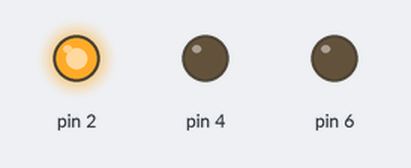
A sketch run on a simulated Arduino Uno, built with avr-gcc and run on an emulated ATmega328P. Shown: output pins drawn as LEDs (lit = HIGH).

Above: at 1.5 s.
At 4.5 s:
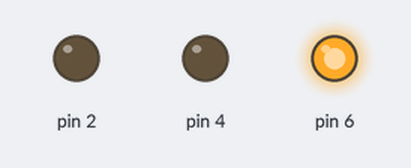
At 6.5 s:
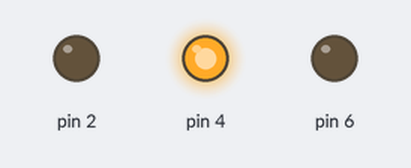
Timing chart, 0 to 9.1 s (numbered marks = the images above):
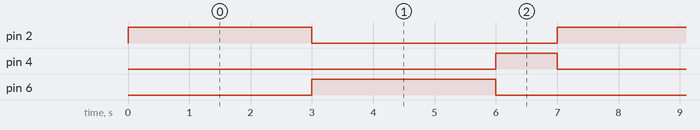

The sketch:

trafficlight.ino
```cpp
// a simple traffic light
// tinkercad for kids
void setup()
{
  pinMode(2, OUTPUT);
  pinMode(4, OUTPUT);
  pinMode(6, OUTPUT);
}

void loop()
{
  digitalWrite(2, HIGH);
  digitalWrite(4, LOW);
  delay(3000); // Wait for 3000 millisecond(s)
  digitalWrite(2, LOW);
  digitalWrite(6, HIGH);
  delay(3000); // Wait for 3000 millisecond(s)
  digitalWrite(6, LOW);
  digitalWrite(4, HIGH);
  delay(1000); // Wait for 1000 millisecond(s)
  digitalWrite(4, HIGH);
}
```

Measured:
- by itself, pin 2, pin 6: alternates HIGH for 3.0 s and LOW for 4.0 s
- by itself, pin 4: alternates HIGH for 1.0 s and LOW for 6.0 s
- by itself, everything shown: repeats every 7.0 s, in 3 steps
